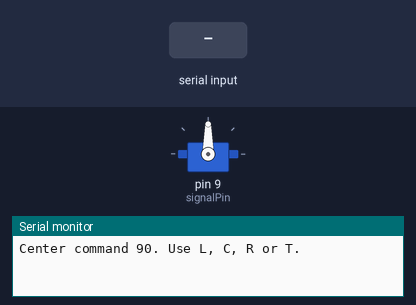
A sketch run on a simulated Arduino Uno, built with avr-gcc and run on an emulated ATmega328P. Shown: servo, the last lines printed to the serial monitor. The inputs (shaded band) are chosen by the test bench.

Above: at 1.2 s.
1.3 s: "T" received over Serial
At 2.88 s:
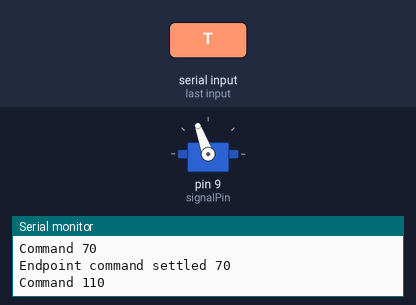
4.3 s: "L" received over Serial
5.9 s: "C" received over Serial
At 6.05 s:
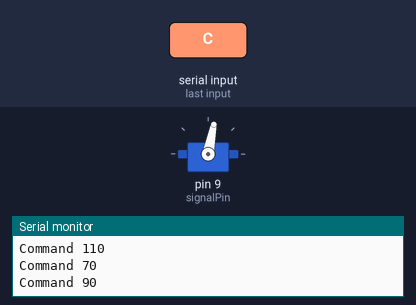
Timing chart, 0 to 8.9 s (numbered marks = the images above; inputs shaded):
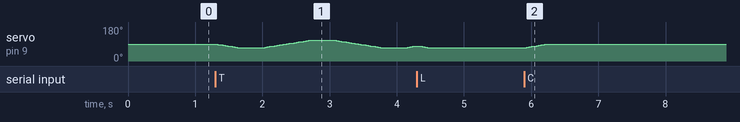

Measured:
- after the input at 5.9 s, servo on pin 9 (signalPin): moves from 70° to 90° over 0.34 s, starting at once

The sketch:

desktop_servo_arm.ino
```cpp
#include <Servo.h>

Servo joint;
constexpr byte signalPin = 9;
constexpr int endpoints[] = {70, 110, 70, 110, 70, 110};
constexpr unsigned long stepMs = 18;
constexpr unsigned long settleMs = 360;
int angle = 90;
int target = 90;
int trialStep = -1;
unsigned long lastStep = 0;
unsigned long settledAt = 0;

void command(int next, unsigned long now) {
  target = next;
  settledAt = now;
  Serial.print(F("Command "));
  Serial.println(target);
}

void setup() {
  Serial.begin(115200);
  joint.write(90);
  joint.attach(signalPin);
  Serial.println(F("Center command 90. Use L, C, R or T."));
}

void loop() {
  const unsigned long now = millis();
  while (Serial.available()) {
    const char key = Serial.read();
    if (key == 'T' || key == 't') {
      trialStep = 0;
      command(endpoints[0], now);
    } else if (key == 'L' || key == 'l' || key == 'C' || key == 'c' || key == 'R' || key == 'r') {
      trialStep = -1;
      command(key == 'L' || key == 'l' ? 70 : key == 'R' || key == 'r' ? 110 : 90, now);
    }
  }

  if (angle != target && now - lastStep >= stepMs) {
    lastStep = now;
    angle += angle < target ? 1 : -1;
    joint.write(angle);
    if (angle == target) settledAt = now;
  }
  if (trialStep >= 0 && angle == target && now - settledAt >= settleMs) {
    Serial.print(F("Endpoint command settled "));
    Serial.println(angle);
    ++trialStep;
    if (trialStep == 6) {
      trialStep = -1;
      Serial.println(F("Trial complete. Compare against the physical scale."));
    } else {
      command(endpoints[trialStep], now);
    }
  }
}
```
